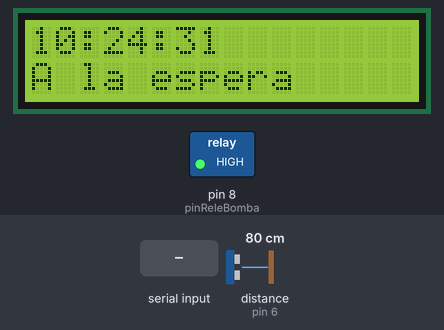
Simulated run of this sketch. Board: Arduino Uno, built with avr-gcc and run on an emulated ATmega328P. Parts: 16×2 character LCD, switched loads named in the sketch (green lamp = pin HIGH). Wiring (inferred from the names in the program): ultrasonic range finder: trigger pin 7; echo pin 6; DS1307 clock at I2C address 0x68. The test bench sets the inputs (shaded band); at power-on: distance to the obstacle (sensor on pin 6) 80 cm. The echo pulse lasts 58.3 µs per cm; the local clock reads 2024-03-15 10:24:30 at power-on unless the sketch sets it; pins used as bus, display or sensor lines are not drawn; what the sketch prints to the serial monitor is not drawn.

Above: at 1.7 s.
1.8 s: distance to the obstacle (sensor on pin 6) set to 49 cm
At 3.8 s:
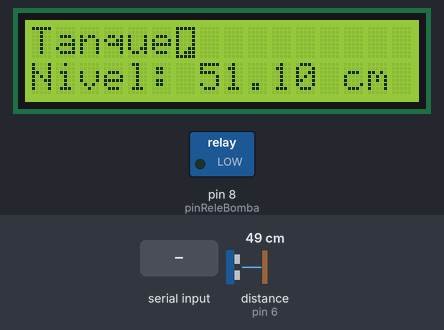
8.2 s: distance to the obstacle (sensor on pin 6) set to 41 cm
At 11.5 s:
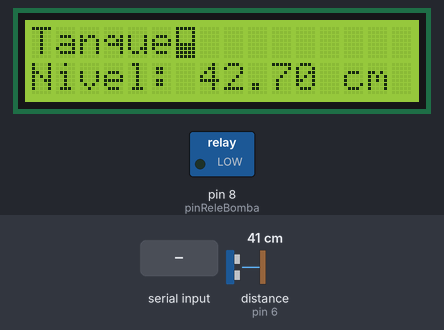
14.6 s: distance to the obstacle (sensor on pin 6) set to 26 cm
At 20.3 s:
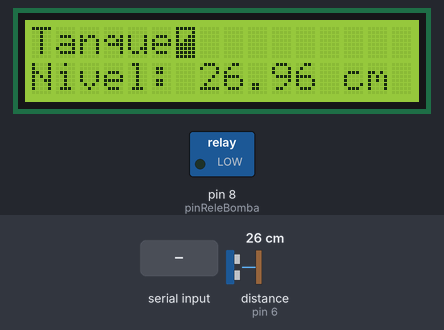
20.7 s: distance to the obstacle (sensor on pin 6) set to 22 cm
At 24.1 s:
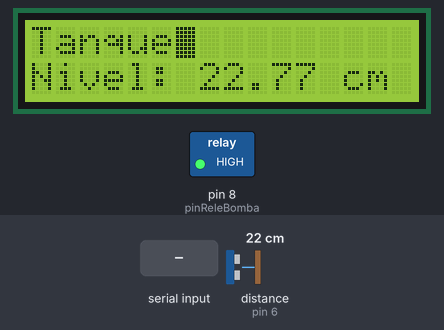
26.7 s: distance to the obstacle (sensor on pin 6) set to 60 cm
At 31.8 s:
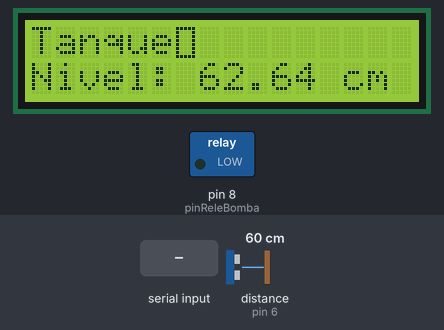
32.7 s: "1" received over Serial
At 33.7 s:
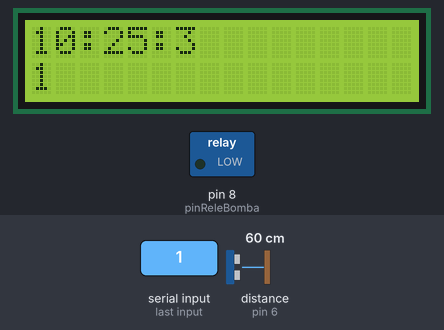
Timing chart, 0 to 35.7 s (numbered marks = the images above; inputs shaded):
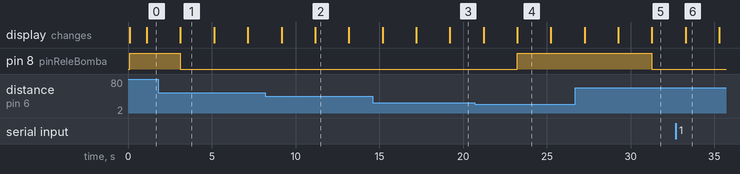

The sketch:

Final_1_0_3.ino
```cpp
#include <Wire.h>
#include <LiquidCrystal.h>
#include <time.h>

// Para el RTC
// Declaracion de las variables para almacenar informacion de tiempo leida desde RTC
uint8_t second, minute, hour, wday, day, month, year, ctrl;

// Para el LCD
// Lo primero is inicializar la librería indicando los pins de la interfaz
LiquidCrystal lcd(12, 11, 5, 4, 3, 2);
// Definimos las constantes
#define COLS 16 // Columnas del LCD
#define ROWS 2 // Filas del LCD
// String para guardar lo que se va a imprimir en el LCD
char Pantalla[16];
// DEFINICION DE CARACTERES PERSONALIZADOS
byte tanque_lleno[8] = {
  0b00011111,
  0b00011111,
  0b00011111,
  0b00011111,
  0b00011111,
  0b00011111,
  0b00011111,
  0b00011111,
};
byte tanque_tres_cuarto[8] = {
  0b00011111,
  0b00010001,
  0b00010011,
  0b00010111,
  0b00011111,
  0b00011111,
  0b00011111,
  0b00011111,
};
byte tanque_mitad[8] = {
  0b00011111,
  0b00010001,
  0b00010001,
  0b00010001,
  0b00011111,
  0b00011111,
  0b00011111,
  0b00011111,
};
byte tanque_un_cuarto[8] = {
  0b00011111,
  0b00010001,
  0b00010001,
  0b00010001,
  0b00010001,
  0b00010011,
  0b00010111,
  0b00011111,
};
byte tanque_vacio[8] = {
  0b00011111,
  0b00010001,
  0b00010001,
  0b00010001,
  0b00010001,
  0b00010001,
  0b00010001,
  0b00011111,
};

// Para el detector de nivel (sensor ultrasonico)
// Configuramos los pines del sensor Trigger y Echo
const int PinTrig = 7;
const int PinEcho = 6;
// Variables para niveles de agua del sensor ultrasonico
const int DistMin = 25;
const int DistN1 = 35;
const int DistN2 = 45;
const int DistN3 = 55;
const int DistMax = 65;

// Constante velocidad sonido en cm/s
const float VelSon = 36000.0; //En verdad la velocidad es 34320 pero el numero puesto se acerca mas a la realidad

float distancia;

// Para abrir o cerrar el rele que activa la bomba
const int pinReleBomba = 8;

// Variable para el zumbador
int pinZumbador = 9;
int repeticiones = 10;
int tones[] = {261, 277, 294, 311, 330, 349, 370, 392, 415, 440};
//              Do   Do#  Re   Re#  Mi   Fa   Fa#  Sol Sol#  La


//Una variable por las dudas
int i = 0;
int Bomba = 0;
char input;
//*************************************************************
void setup() {

  // Configurar la comunicacion a 9600 baudios para usar el serial
  Serial.begin(9600);

  // Preparar la librería Wire (I2C)
  Wire.begin();

  // Imprimir encabezado a la terminal
  Serial.println("EJEMPLO LECTURA DE RTC DS1307 EN TINYRTC CON ARDUINO");
  Serial.println("----------------------------------------------------");

  // Para el LCD
  // Configuramos las filas y las columnas del LCD en este caso 16 columnas y 2 filas
  lcd.begin(COLS, ROWS);
  // ENVIAR LOS MAPAS DE BITS AL CONTROLADOR DE PANTALLA
  lcd.createChar (0, tanque_lleno);
  lcd.createChar (1, tanque_tres_cuarto);
  lcd.createChar (2, tanque_mitad);
  lcd.createChar (3, tanque_un_cuarto);
  lcd.createChar (4, tanque_vacio);

  // Para el sensor ultrasonico
  // Ponemos el pin Trig en modo salida
  pinMode(PinTrig, OUTPUT);
  // Ponemos el pin Echo en modo entrada
  pinMode(PinEcho, INPUT);

  // Para el rele que activa la bomba
  pinMode(pinReleBomba, OUTPUT);
  // Para que el rele empiece desactivado
  digitalWrite(pinReleBomba, HIGH);
  Serial.println("configuramos el pin del rele para que este desactivado");
}

//****************************************************************
//****************************************************************

void loop() {
  // Esperar 1 segundo
  delay(1000);

  // Leer los registros del RTC
  if (read_ds1307()) {
    // Mostrar la fecha y hora
    print_time();
  } else {
    // No se puede leer desde le DS1307 (NACK en I2C)
    Serial.println("No se detecta el DS1307, revisar conexiones");
  }
  if(i>1){
      // Mostramos en la pantalla LCD
    lcd.clear();
    // Cantidada de líquido
    lcd.setCursor(0, 0);   //linea de arriba
    lcd.print("Tanque");
    if(distancia < DistMin){
      lcd.write((byte)0);
    } else {
      if(distancia < DistN1 && distancia > DistMin){
        lcd.write((byte)1);
      } else {
        if (distancia < DistN2 && distancia > DistN1){
          lcd.write((byte)2);
        } else {
          if (distancia < DistN3 && distancia > DistN2){
            lcd.write((byte)3);
          } else {
            if (distancia < DistMax && distancia > DistN3){
              lcd.write((byte)4);
            } else {
              lcd.clear();
              lcd.write("Fuera de parametro");
            }
          }
        }
      }
    }

    // activo la bomba si el nivel del agua es menor a N3
    if (distancia > DistN2) {
      digitalWrite(pinReleBomba, LOW);
      Serial.println("Bomba prendida");
    }
    // Desactivo la bomba si ya llego al nivel necesario
    if (distancia < DistMin){
      digitalWrite(pinReleBomba, HIGH);
      Serial.println("Bomba apagada");
    }
    lcd.setCursor(0, 1);   //Segunda linea del LCD
    lcd.print("Nivel: ");
    lcd.print(distancia);
    lcd.print(" cm");
    i++;
  if (i >= 3){
    i=0;
  }
    delay(1000);

  } else {
    lcd.clear();
    // Cantidada de líquido
    lcd.setCursor(0, 0);
    // String(cantidadLiquido) + " ml"
    lcd.print(hour);
    lcd.print(":" );
    lcd.print(minute);
    lcd.print(":" );
    lcd.print(second);

    // Porcentaje
    lcd.setCursor(0, 1);
    if (Serial.available()>0){
      while (Serial.available()>0){
        input = Serial.read();
        lcd.print(input);
        i++;
      }
    } else {
      lcd.print("A la espera");
      i++;
    }
    delay(1000);
    i = 1 + i;

  }
  iniciarTrigger();

  // La función pulseIn obtiene el tiempo que tarda en cambiar entre estados, en este caso a HIGH
  unsigned long tiempo = pulseIn(PinEcho, HIGH);

  // Obtenemos la distancia en cm, hay que convertir el tiempo en segudos ya que está en microsegundos
  // por eso se multiplica por 0.000001
  distancia = tiempo * 0.000001 * VelSon / 2.0;
  Serial.print(distancia);
  Serial.print("cm");
  Serial.println();


}

//***************************************************************
//***************************************************************

/**
   Esta funcion establece la cominicación con el DS1307 y lee los registros
   de fecha y hora. Entrega la informacion horaria en las variables globales
   declaradas al principio del sketch.
*/
bool read_ds1307()
{
  // Iniciar el intercambio de información con el DS1307 (0xD0)
  Wire.beginTransmission(0x68);

  // Escribir la dirección del segundero
  Wire.write(0x00);

  // Terminamos la escritura y verificamos si el DS1307 respondio
  // Si la escritura se llevo a cabo el metodo endTransmission retorna 0
  if (Wire.endTransmission() != 0)
    return false;

  // Si el DS1307 esta presente, comenzar la lectura de 8 bytes
  Wire.requestFrom(0x68, 8);

  // Recibimos el byte del registro 0x00 y lo convertimos a binario
  second = bcd2bin(Wire.read());
  minute = bcd2bin(Wire.read()); // Continuamos recibiendo cada uno de los registros
  hour = bcd2bin(Wire.read());
  wday = bcd2bin(Wire.read());
  day = bcd2bin(Wire.read());
  month = bcd2bin(Wire.read());
  year = bcd2bin(Wire.read());

  // Recibir los datos del registro de control en la dirección 0x07
  ctrl = Wire.read();

  // Operacion satisfactoria, retornamos verdadero
  return true;
}

/**
   Esta función convierte un número BCD a binario. Al dividir el número guardado
   en el parametro BCD entre 16 y multiplicar por 10 se convierten las decenas
   y al obtener el módulo 16 obtenemos las unidades. Ambas cantidades se suman
   para obtener el valor binario.
*/
uint8_t bcd2bin(uint8_t bcd)
{
  // Convertir decenas y luego unidades a un numero binario
  return (bcd / 16 * 10) + (bcd % 16);
}

/**
   Imprime la fecha y hora al monitor serial de arduino
*/
void print_time()
{
  Serial.print("Fecha: ");
  Serial.print(day);
  Serial.print('/');
  Serial.print(month);
  Serial.print('/');
  Serial.print(year);

  Serial.print("  Hora: ");
  Serial.print(hour);
  Serial.print(':');
  Serial.print(minute);
  Serial.print(':');
  Serial.print(second);

  Serial.println();
}

// Método que inicia la secuencia del Trigger para comenzar a medir
void iniciarTrigger()
{
  // Ponemos el Triiger en estado bajo y esperamos 2 ms
  digitalWrite(PinTrig, LOW);
  delayMicroseconds(2);

  // Ponemos el pin Trigger a estado alto y esperamos 10 ms
  digitalWrite(PinTrig, HIGH);
  delayMicroseconds(20);

  // Comenzamos poniendo el pin Trigger en estado bajo
  digitalWrite(PinTrig, LOW);
}
```

Measured:
- the behaviour switches between 44 and 43 cm on distance to the obstacle (sensor on pin 6) (found by bisection; images 1 and 2)
- the behaviour switches between 25 and 24 cm on distance to the obstacle (sensor on pin 6) (found by bisection; images 3 and 4)
- after the input at 1.8 s, the display: changes after 1.3 s (image 1)
- after the input at 8.2 s, the display: first differs from a run without the input after 3.0 s (image 2)
- after the input at 14.6 s, the display: first differs from a run without the input after 4.6 s (image 3)
- after the input at 20.7 s, pin 8 (pinReleBomba): LOW → HIGH after 2.5 s; the display: first differs from a run without the input after 2.5 s (image 4)
- after the input at 26.7 s, pin 8 (pinReleBomba): HIGH → LOW after 4.6 s; the display: first differs from a run without the input after 4.6 s (image 5)
- after the input at 32.7 s, the display: changes after 0.59 s (image 6)
